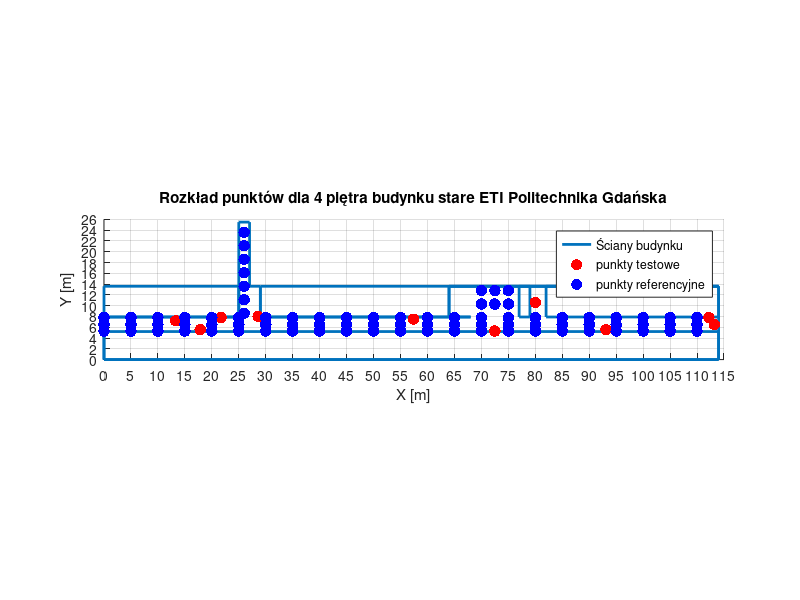

Write MATLAB code to recreate this figure.

% Współrzędne ścian (poziomych)
walls = [
    0, 0.1;
    5.2, 5.3;
    7.9, 8.0;
];
hold on
% Przykładowe punkty (możesz zmienić na swoje)
x = [0 0 114 114 0 0 25 25 0 0 25 25 27 27 29 29 68 29 29 79 77 77 79 79 82 82 114 114 82 114 64 64 64 114 114 0];
y = [0 5.2 5.2 0 0 7.9 7.9 13.6 13.6 7.9 7.9 25.5 25.5 13.6 13.6 7.9 7.9 7.9 13.6 13.6 13.6 7.9 7.9 13.6 13.6 7.9 7.9 13.6 13.6 13.6 13.6 7.9 13.6 13.6 0 0];

% Domknięcie kształtu (jeśli chcesz zamknąć go w pętlę)
x(end+1) = x(1);
y(end+1) = y(1);
corridor_length = 115
corridor_width = 26
% Rysowanie
plot(x, y, 'LineWidth', 2);
grid on;
axis equal;
title('Łączenie punktów w kształt');
xlabel('X');
ylabel('Y');
%test point poziom1
x_tp = [13.3,17.85,21.7,28.6,93.1,80,72.5,112.2,113.2,57.4]
y_tp = [7.2,5.55,7.8,8,5.55,10.6,5.3,7.8,6.5,7.5]
plot(x_tp, y_tp, 'r.','MarkerSize', 25);
%
% Parametry rozmieszczenia RP
x_step = 5;
y_step = 1.3;
x_rp = 0:x_step:114;
y_rp = [5.3,6.5,7.8]

% Tworzenie siatki punktów RP
[X_rp, Y_rp] = meshgrid(x_rp, y_rp);

% Rysowanie RP
x_rp1=[26,26,26,26,26,26,26,70,70,72.5,72.5,75,75]
y_rp2= [8.6,11.1,13.6,16.1,18.6,21.1,23.6,10.3,12.8,10.3,12.8,10.3,12.8]
plot(X_rp, Y_rp, 'b.', 'MarkerSize', 25);
plot(x_rp1,y_rp2,'b.', 'MarkerSize', 25);



% Styl wykresu
axis equal;
xlim([0 corridor_length]);
ylim([0 corridor_width]);
xlabel('X [m]');
ylabel('Y [m]');
title('Rozkład punktów dla 4 piętra budynku stare ETI Politechnika Gdańska');
grid on;
legend('Ściany budynku', 'punkty testowe','punkty referencyjne')
xticks(0:5:115)
yticks(0:2:28)
set(gca, 'Position', [0.01 0.1 0.98 0.8]);  % [x y width height]